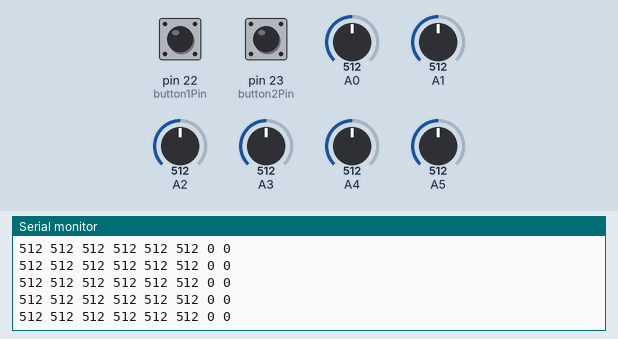
Simulated run of this sketch. Board: Arduino Mega 2560, built with avr-gcc and run on an emulated ATmega2560. Parts: the last lines printed to the serial monitor. The inputs (shaded band) are chosen by the test bench; at power-on: A0 = 512, A1 = 512, pin 22 (button1Pin) LOW, pin 23 (button2Pin) LOW, A2 = 512, A3 = 512, A4 = 512, A5 = 512.

Above: at 1.2 s.
1.3 s: A0 set to 104
At 2.2 s:
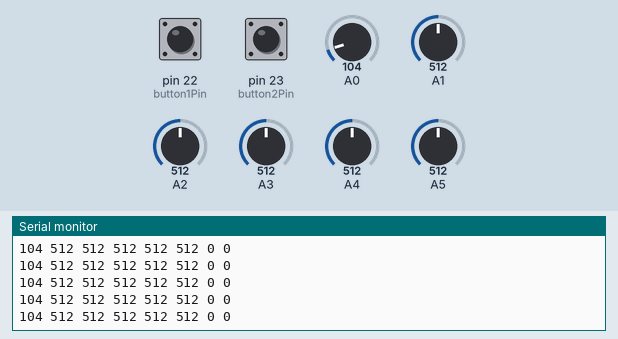
4.3 s: A0 set to 88
At 5.4 s:
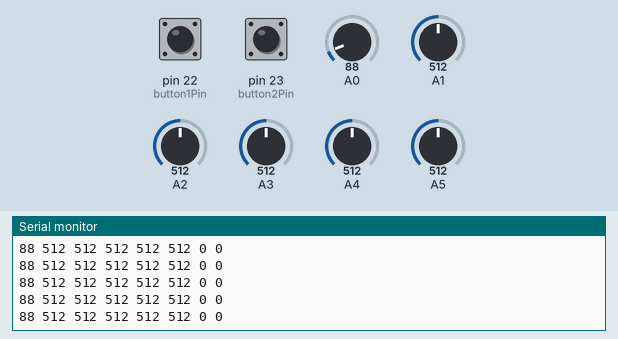
7.3 s: A1 set to 107
At 8.2 s:
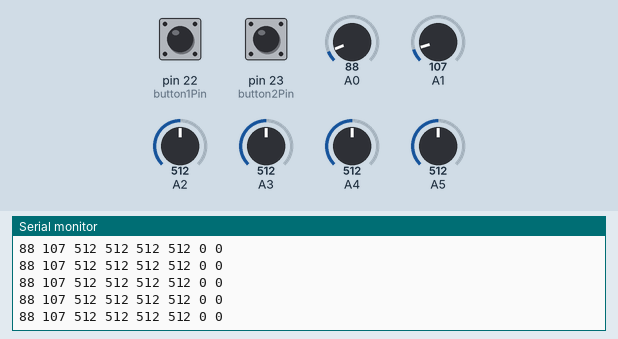
8.8 s: A1 set to 91
At 9.5 s:
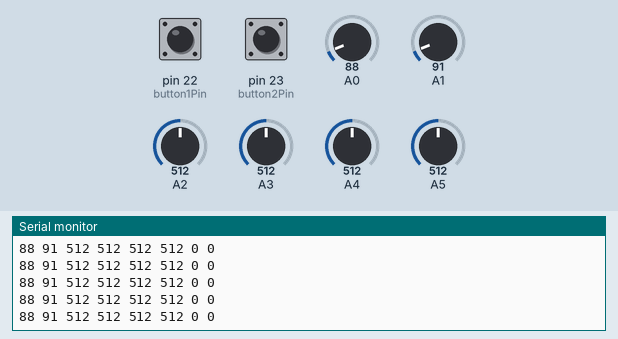
Timing chart, 0 to 11.8 s (numbered marks = the images above; inputs shaded):
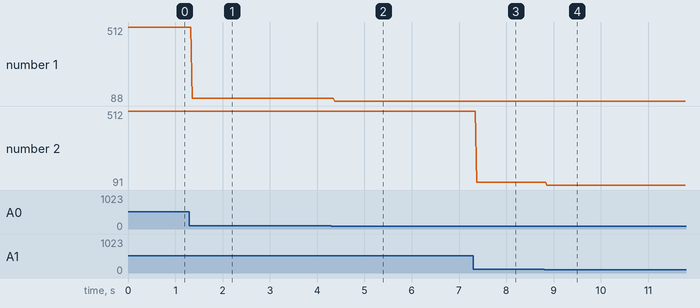

The sketch:

blender_communication_6_potentiometers.ino
```cpp
#include <Servo.h>

int button1Pin = 22;
int button2Pin = 23;

int b1Array[2];
int b2Array[2];

int ar0;
int ar1;
int ar2;
int ar3;
int ar4;
int ar5;

void setup() {
Serial.begin(9600);

pinMode(A0,INPUT);
pinMode(A1,INPUT);
pinMode(A2,INPUT);
pinMode(A3,INPUT);
pinMode(A4,INPUT);
pinMode(A5,INPUT);

pinMode(button1Pin, INPUT);
pinMode(button2Pin, INPUT);

}
void loop() {
ar0=analogRead(A0);
ar1=analogRead(A1);
ar2=analogRead(A2);
ar3=analogRead(A3);
ar4=analogRead(A4);
ar5=analogRead(A5);


Serial.print(ar0);
Serial.print(" ");
Serial.print(ar1);
Serial.print(" ");
Serial.print(ar2);
Serial.print(" ");
Serial.print(ar3);
Serial.print(" ");
Serial.print(ar4);
Serial.print(" ");
Serial.print(ar5);
Serial.print(" ");
Serial.print(digitalRead(button1Pin));
Serial.print(" ");
Serial.print(digitalRead(button2Pin));
Serial.print(" ");
Serial.print("\n");
delay(20);

}
```

Measured:
- after the input at 1.3 s, the serial monitor: prints a new line after 0.06 s (image 1)
- after the input at 4.3 s, the serial monitor: prints a new line after 0.07 s (image 2)
- after the input at 7.3 s, the serial monitor: prints a new line after 0.07 s (image 3)
- after the input at 8.8 s, the serial monitor: prints a new line after 0.06 s (image 4)
- plotted number 1: 512 → 104 after the input at 1.3 s, 104 → 88 after the input at 4.3 s
- plotted number 2: 512 → 107 after the input at 7.3 s, 107 → 91 after the input at 8.8 s
